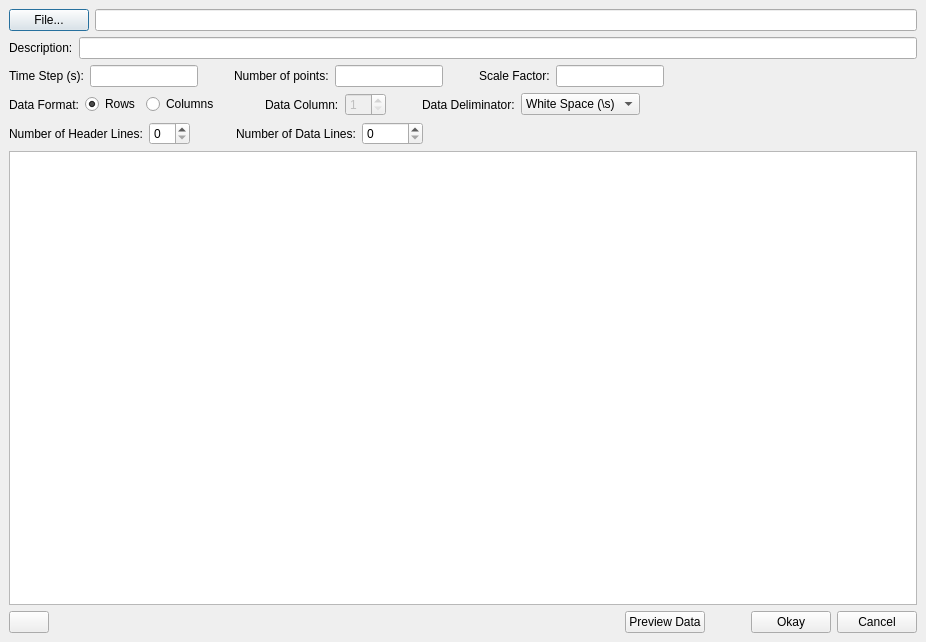
<ui version="4.0" >
 <class>MotionDialog</class>
 <widget class="QDialog" name="MotionDialog" >
  <property name="enabled" >
   <bool>true</bool>
  </property>
  <property name="geometry" >
   <rect>
    <x>0</x>
    <y>0</y>
    <width>926</width>
    <height>642</height>
   </rect>
  </property>
  <property name="windowTitle" >
   <string>Recorded Motion Dialog</string>
  </property>
  <layout class="QVBoxLayout" >
   <property name="margin" >
    <number>9</number>
   </property>
   <property name="spacing" >
    <number>6</number>
   </property>
   <item>
    <layout class="QHBoxLayout" >
     <property name="margin" >
      <number>0</number>
     </property>
     <property name="spacing" >
      <number>6</number>
     </property>
     <item>
      <widget class="QPushButton" name="fileButton" >
       <property name="whatsThis" >
        <string>Selects the file that contains the recorded time series</string>
       </property>
       <property name="text" >
        <string>File...</string>
       </property>
       <property name="icon" >
        <iconset/>
       </property>
      </widget>
     </item>
     <item>
      <widget class="QLineEdit" name="pathNameLineEdit" >
       <property name="sizePolicy" >
        <sizepolicy>
         <hsizetype>7</hsizetype>
         <vsizetype>0</vsizetype>
         <horstretch>0</horstretch>
         <verstretch>0</verstretch>
        </sizepolicy>
       </property>
       <property name="focusPolicy" >
        <enum>Qt::NoFocus</enum>
       </property>
       <property name="readOnly" >
        <bool>true</bool>
       </property>
      </widget>
     </item>
    </layout>
   </item>
   <item>
    <layout class="QHBoxLayout" >
     <property name="margin" >
      <number>0</number>
     </property>
     <property name="spacing" >
      <number>6</number>
     </property>
     <item>
      <widget class="QLabel" name="label_1" >
       <property name="text" >
        <string>Description:</string>
       </property>
       <property name="buddy" >
        <cstring>infoLineEdit</cstring>
       </property>
      </widget>
     </item>
     <item>
      <widget class="QLineEdit" name="infoLineEdit" >
       <property name="sizePolicy" >
        <sizepolicy>
         <hsizetype>7</hsizetype>
         <vsizetype>0</vsizetype>
         <horstretch>0</horstretch>
         <verstretch>0</verstretch>
        </sizepolicy>
       </property>
       <property name="whatsThis" >
        <string>A description of the ground motion</string>
       </property>
      </widget>
     </item>
    </layout>
   </item>
   <item>
    <layout class="QHBoxLayout" >
     <property name="margin" >
      <number>0</number>
     </property>
     <property name="spacing" >
      <number>6</number>
     </property>
     <item>
      <widget class="QLabel" name="label_2" >
       <property name="text" >
        <string>Time Step (s):</string>
       </property>
       <property name="buddy" >
        <cstring>timeStepLineEdit</cstring>
       </property>
      </widget>
     </item>
     <item>
      <widget class="QLineEdit" name="timeStepLineEdit" >
       <property name="sizePolicy" >
        <sizepolicy>
         <hsizetype>0</hsizetype>
         <vsizetype>0</vsizetype>
         <horstretch>0</horstretch>
         <verstretch>0</verstretch>
        </sizepolicy>
       </property>
       <property name="whatsThis" >
        <string>The time step of the  time series  which can be typically found in the data file</string>
       </property>
      </widget>
     </item>
     <item>
      <spacer>
       <property name="orientation" >
        <enum>Qt::Horizontal</enum>
       </property>
       <property name="sizeType" >
        <enum>QSizePolicy::Fixed</enum>
       </property>
       <property name="sizeHint" >
        <size>
         <width>30</width>
         <height>20</height>
        </size>
       </property>
      </spacer>
     </item>
     <item>
      <widget class="QLabel" name="label_3" >
       <property name="text" >
        <string>Number of points:</string>
       </property>
       <property name="buddy" >
        <cstring>nptsLineEdit</cstring>
       </property>
      </widget>
     </item>
     <item>
      <widget class="QLineEdit" name="nptsLineEdit" >
       <property name="sizePolicy" >
        <sizepolicy>
         <hsizetype>0</hsizetype>
         <vsizetype>0</vsizetype>
         <horstretch>0</horstretch>
         <verstretch>0</verstretch>
        </sizepolicy>
       </property>
       <property name="whatsThis" >
        <string>The number of data points in the time series</string>
       </property>
      </widget>
     </item>
     <item>
      <spacer>
       <property name="orientation" >
        <enum>Qt::Horizontal</enum>
       </property>
       <property name="sizeType" >
        <enum>QSizePolicy::Fixed</enum>
       </property>
       <property name="sizeHint" >
        <size>
         <width>30</width>
         <height>20</height>
        </size>
       </property>
      </spacer>
     </item>
     <item>
      <widget class="QLabel" name="label_4" >
       <property name="text" >
        <string>Scale Factor:</string>
       </property>
       <property name="buddy" >
        <cstring>scaleLineEdit</cstring>
       </property>
      </widget>
     </item>
     <item>
      <widget class="QLineEdit" name="scaleLineEdit" >
       <property name="sizePolicy" >
        <sizepolicy>
         <hsizetype>0</hsizetype>
         <vsizetype>0</vsizetype>
         <horstretch>0</horstretch>
         <verstretch>0</verstretch>
        </sizepolicy>
       </property>
       <property name="toolTip" >
        <string/>
       </property>
       <property name="statusTip" >
        <string/>
       </property>
       <property name="whatsThis" >
        <string>The scale factor that is applied to the time series.  The resulting values should be in units of gravity.</string>
       </property>
      </widget>
     </item>
     <item>
      <spacer>
       <property name="orientation" >
        <enum>Qt::Horizontal</enum>
       </property>
       <property name="sizeHint" >
        <size>
         <width>16</width>
         <height>20</height>
        </size>
       </property>
      </spacer>
     </item>
    </layout>
   </item>
   <item>
    <layout class="QHBoxLayout" >
     <property name="margin" >
      <number>0</number>
     </property>
     <property name="spacing" >
      <number>6</number>
     </property>
     <item>
      <widget class="QLabel" name="label_5" >
       <property name="text" >
        <string>Data Format:</string>
       </property>
       <property name="buddy" >
        <cstring>rowsRadioButton</cstring>
       </property>
      </widget>
     </item>
     <item>
      <widget class="QRadioButton" name="rowsRadioButton" >
       <property name="whatsThis" >
        <string>The data is formatted in a series of rows.  Each row contains only time series data.</string>
       </property>
       <property name="text" >
        <string>Rows</string>
       </property>
       <property name="checked" >
        <bool>true</bool>
       </property>
      </widget>
     </item>
     <item>
      <widget class="QRadioButton" name="columnsRadioButton" >
       <property name="whatsThis" >
        <string>The data is found is a certain column of the data file.  The column number needs to be set.</string>
       </property>
       <property name="text" >
        <string>Columns</string>
       </property>
      </widget>
     </item>
     <item>
      <spacer>
       <property name="orientation" >
        <enum>Qt::Horizontal</enum>
       </property>
       <property name="sizeType" >
        <enum>QSizePolicy::Fixed</enum>
       </property>
       <property name="sizeHint" >
        <size>
         <width>40</width>
         <height>20</height>
        </size>
       </property>
      </spacer>
     </item>
     <item>
      <widget class="QLabel" name="label_6" >
       <property name="text" >
        <string>Data Column:</string>
       </property>
       <property name="buddy" >
        <cstring>dataColumnSpinBox</cstring>
       </property>
      </widget>
     </item>
     <item>
      <widget class="QSpinBox" name="dataColumnSpinBox" >
       <property name="enabled" >
        <bool>false</bool>
       </property>
       <property name="minimum" >
        <number>1</number>
       </property>
       <property name="value" >
        <number>1</number>
       </property>
      </widget>
     </item>
     <item>
      <spacer>
       <property name="orientation" >
        <enum>Qt::Horizontal</enum>
       </property>
       <property name="sizeType" >
        <enum>QSizePolicy::Fixed</enum>
       </property>
       <property name="sizeHint" >
        <size>
         <width>30</width>
         <height>20</height>
        </size>
       </property>
      </spacer>
     </item>
     <item>
      <widget class="QLabel" name="label" >
       <property name="text" >
        <string>Data Deliminator:</string>
       </property>
       <property name="buddy" >
        <cstring>delimiterComboBox</cstring>
       </property>
      </widget>
     </item>
     <item>
      <widget class="QComboBox" name="delimiterComboBox" >
       <property name="whatsThis" >
        <string>The type of character that delimits data points in the time series</string>
       </property>
       <property name="editable" >
        <bool>false</bool>
       </property>
       <item>
        <property name="text" >
         <string>White Space (\s)</string>
        </property>
       </item>
       <item>
        <property name="text" >
         <string>Comma (,)</string>
        </property>
       </item>
       <item>
        <property name="text" >
         <string>Semicolon (;)</string>
        </property>
       </item>
      </widget>
     </item>
     <item>
      <spacer>
       <property name="orientation" >
        <enum>Qt::Horizontal</enum>
       </property>
       <property name="sizeHint" >
        <size>
         <width>41</width>
         <height>20</height>
        </size>
       </property>
      </spacer>
     </item>
    </layout>
   </item>
   <item>
    <layout class="QHBoxLayout" >
     <property name="margin" >
      <number>0</number>
     </property>
     <property name="spacing" >
      <number>6</number>
     </property>
     <item>
      <widget class="QLabel" name="label_7" >
       <property name="text" >
        <string>Number of Header Lines:</string>
       </property>
       <property name="buddy" >
        <cstring>headerLinesSpinBox</cstring>
       </property>
      </widget>
     </item>
     <item>
      <widget class="QSpinBox" name="headerLinesSpinBox" >
       <property name="whatsThis" >
        <string>Number of header lines prior to the time series data.</string>
       </property>
      </widget>
     </item>
     <item>
      <spacer>
       <property name="orientation" >
        <enum>Qt::Horizontal</enum>
       </property>
       <property name="sizeType" >
        <enum>QSizePolicy::Fixed</enum>
       </property>
       <property name="sizeHint" >
        <size>
         <width>40</width>
         <height>20</height>
        </size>
       </property>
      </spacer>
     </item>
     <item>
      <widget class="QLabel" name="label_8" >
       <property name="text" >
        <string>Number of Data Lines:</string>
       </property>
       <property name="buddy" >
        <cstring>dataLinesSpinBox</cstring>
       </property>
      </widget>
     </item>
     <item>
      <widget class="QSpinBox" name="dataLinesSpinBox" >
       <property name="whatsThis" >
        <string>The number of data lines.  If this is set to zero the data is read until the end of the file.</string>
       </property>
       <property name="maximum" >
        <number>20000</number>
       </property>
       <property name="minimum" >
        <number>0</number>
       </property>
       <property name="value" >
        <number>0</number>
       </property>
      </widget>
     </item>
     <item>
      <spacer>
       <property name="orientation" >
        <enum>Qt::Horizontal</enum>
       </property>
       <property name="sizeHint" >
        <size>
         <width>171</width>
         <height>20</height>
        </size>
       </property>
      </spacer>
     </item>
    </layout>
   </item>
   <item>
    <layout class="QHBoxLayout" >
     <property name="margin" >
      <number>0</number>
     </property>
     <property name="spacing" >
      <number>6</number>
     </property>
     <item>
      <widget class="QTextEdit" name="filePreview" >
       <property name="sizePolicy" >
        <sizepolicy>
         <hsizetype>7</hsizetype>
         <vsizetype>7</vsizetype>
         <horstretch>6</horstretch>
         <verstretch>0</verstretch>
        </sizepolicy>
       </property>
       <property name="font" >
        <font>
         <family>Courier New</family>
        </font>
       </property>
       <property name="whatsThis" >
        <string>A view of the input data file.</string>
       </property>
       <property name="lineWrapMode" >
        <enum>QTextEdit::NoWrap</enum>
       </property>
       <property name="readOnly" >
        <bool>true</bool>
       </property>
       <property name="acceptRichText" >
        <bool>true</bool>
       </property>
      </widget>
     </item>
    </layout>
   </item>
   <item>
    <layout class="QHBoxLayout" >
     <property name="margin" >
      <number>0</number>
     </property>
     <property name="spacing" >
      <number>6</number>
     </property>
     <item>
      <widget class="QPushButton" name="helpButton" >
       <property name="text" >
        <string/>
       </property>
       <property name="icon" >
        <iconset/>
       </property>
      </widget>
     </item>
     <item>
      <spacer>
       <property name="orientation" >
        <enum>Qt::Horizontal</enum>
       </property>
       <property name="sizeHint" >
        <size>
         <width>404</width>
         <height>20</height>
        </size>
       </property>
      </spacer>
     </item>
     <item>
      <widget class="QPushButton" name="viewDataButton" >
       <property name="focusPolicy" >
        <enum>Qt::NoFocus</enum>
       </property>
       <property name="whatsThis" >
        <string>Preview of the time series data.</string>
       </property>
       <property name="text" >
        <string>Preview Data</string>
       </property>
      </widget>
     </item>
     <item>
      <spacer>
       <property name="orientation" >
        <enum>Qt::Horizontal</enum>
       </property>
       <property name="sizeType" >
        <enum>QSizePolicy::Fixed</enum>
       </property>
       <property name="sizeHint" >
        <size>
         <width>40</width>
         <height>20</height>
        </size>
       </property>
      </spacer>
     </item>
     <item>
      <widget class="QPushButton" name="okayButton" >
       <property name="whatsThis" >
        <string>Accept the time series</string>
       </property>
       <property name="text" >
        <string>Okay</string>
       </property>
      </widget>
     </item>
     <item>
      <widget class="QPushButton" name="cancelButton" >
       <property name="text" >
        <string>Cancel</string>
       </property>
      </widget>
     </item>
    </layout>
   </item>
  </layout>
 </widget>
 <resources>
  <include location="../resources/resources.qrc" />
 </resources>
 <connections>
  <connection>
   <sender>columnsRadioButton</sender>
   <signal>clicked(bool)</signal>
   <receiver>dataColumnSpinBox</receiver>
   <slot>setEnabled(bool)</slot>
   <hints>
    <hint type="sourcelabel" >
     <x>216</x>
     <y>129</y>
    </hint>
    <hint type="destinationlabel" >
     <x>399</x>
     <y>112</y>
    </hint>
   </hints>
  </connection>
  <connection>
   <sender>rowsRadioButton</sender>
   <signal>clicked(bool)</signal>
   <receiver>dataColumnSpinBox</receiver>
   <slot>setDisabled(bool)</slot>
   <hints>
    <hint type="sourcelabel" >
     <x>117</x>
     <y>122</y>
    </hint>
    <hint type="destinationlabel" >
     <x>412</x>
     <y>133</y>
    </hint>
   </hints>
  </connection>
 </connections>
</ui>
